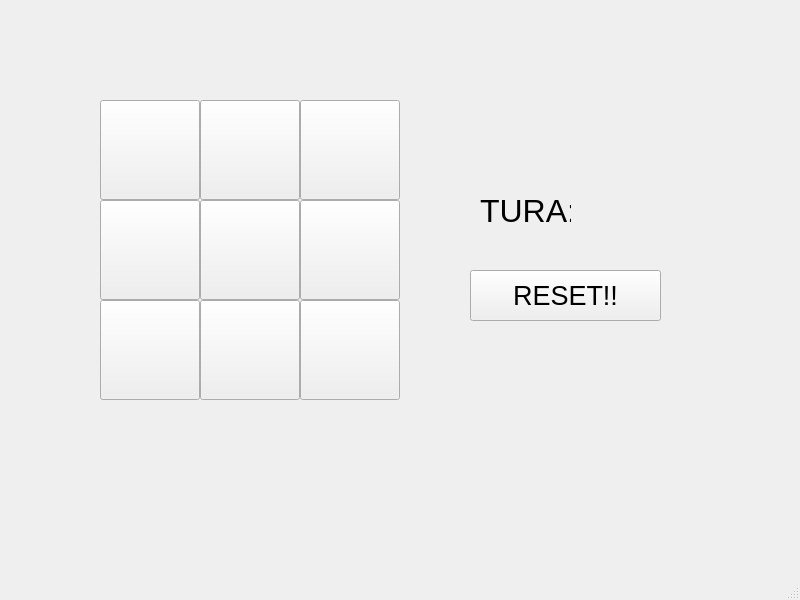
<?xml version="1.0" encoding="UTF-8"?>
<ui version="4.0">
 <class>MainWindow</class>
 <widget class="QMainWindow" name="MainWindow">
  <property name="geometry">
   <rect>
    <x>0</x>
    <y>0</y>
    <width>800</width>
    <height>600</height>
   </rect>
  </property>
  <property name="windowTitle">
   <string>MainWindow</string>
  </property>
  <widget class="QWidget" name="centralwidget">
   <widget class="QPushButton" name="p1">
    <property name="geometry">
     <rect>
      <x>100</x>
      <y>100</y>
      <width>100</width>
      <height>100</height>
     </rect>
    </property>
    <property name="text">
     <string/>
    </property>
    <property name="icon">
     <iconset resource="zasoby.qrc">
      <normaloff>:/img/nic.bmp</normaloff>:/img/nic.bmp</iconset>
    </property>
    <property name="iconSize">
     <size>
      <width>100</width>
      <height>100</height>
     </size>
    </property>
   </widget>
   <widget class="QPushButton" name="p4">
    <property name="geometry">
     <rect>
      <x>100</x>
      <y>200</y>
      <width>100</width>
      <height>100</height>
     </rect>
    </property>
    <property name="text">
     <string/>
    </property>
    <property name="icon">
     <iconset resource="zasoby.qrc">
      <normaloff>:/img/nic.bmp</normaloff>:/img/nic.bmp</iconset>
    </property>
    <property name="iconSize">
     <size>
      <width>100</width>
      <height>100</height>
     </size>
    </property>
   </widget>
   <widget class="QPushButton" name="p2">
    <property name="geometry">
     <rect>
      <x>200</x>
      <y>100</y>
      <width>100</width>
      <height>100</height>
     </rect>
    </property>
    <property name="text">
     <string/>
    </property>
    <property name="icon">
     <iconset resource="zasoby.qrc">
      <normaloff>:/img/nic.bmp</normaloff>:/img/nic.bmp</iconset>
    </property>
    <property name="iconSize">
     <size>
      <width>100</width>
      <height>100</height>
     </size>
    </property>
   </widget>
   <widget class="QPushButton" name="p3">
    <property name="geometry">
     <rect>
      <x>300</x>
      <y>100</y>
      <width>100</width>
      <height>100</height>
     </rect>
    </property>
    <property name="text">
     <string/>
    </property>
    <property name="icon">
     <iconset resource="zasoby.qrc">
      <normaloff>:/img/nic.bmp</normaloff>:/img/nic.bmp</iconset>
    </property>
    <property name="iconSize">
     <size>
      <width>100</width>
      <height>100</height>
     </size>
    </property>
   </widget>
   <widget class="QPushButton" name="p5">
    <property name="geometry">
     <rect>
      <x>200</x>
      <y>200</y>
      <width>100</width>
      <height>100</height>
     </rect>
    </property>
    <property name="text">
     <string/>
    </property>
    <property name="icon">
     <iconset resource="zasoby.qrc">
      <normaloff>:/img/nic.bmp</normaloff>:/img/nic.bmp</iconset>
    </property>
    <property name="iconSize">
     <size>
      <width>100</width>
      <height>100</height>
     </size>
    </property>
   </widget>
   <widget class="QPushButton" name="p6">
    <property name="geometry">
     <rect>
      <x>300</x>
      <y>200</y>
      <width>100</width>
      <height>100</height>
     </rect>
    </property>
    <property name="text">
     <string/>
    </property>
    <property name="icon">
     <iconset resource="zasoby.qrc">
      <normaloff>:/img/nic.bmp</normaloff>:/img/nic.bmp</iconset>
    </property>
    <property name="iconSize">
     <size>
      <width>100</width>
      <height>100</height>
     </size>
    </property>
   </widget>
   <widget class="QPushButton" name="p9">
    <property name="geometry">
     <rect>
      <x>300</x>
      <y>300</y>
      <width>100</width>
      <height>100</height>
     </rect>
    </property>
    <property name="text">
     <string/>
    </property>
    <property name="icon">
     <iconset resource="zasoby.qrc">
      <normaloff>:/img/nic.bmp</normaloff>:/img/nic.bmp</iconset>
    </property>
    <property name="iconSize">
     <size>
      <width>100</width>
      <height>100</height>
     </size>
    </property>
   </widget>
   <widget class="QPushButton" name="p8">
    <property name="geometry">
     <rect>
      <x>200</x>
      <y>300</y>
      <width>100</width>
      <height>100</height>
     </rect>
    </property>
    <property name="text">
     <string/>
    </property>
    <property name="icon">
     <iconset resource="zasoby.qrc">
      <normaloff>:/img/nic.bmp</normaloff>:/img/nic.bmp</iconset>
    </property>
    <property name="iconSize">
     <size>
      <width>100</width>
      <height>100</height>
     </size>
    </property>
   </widget>
   <widget class="QPushButton" name="p7">
    <property name="geometry">
     <rect>
      <x>100</x>
      <y>300</y>
      <width>100</width>
      <height>100</height>
     </rect>
    </property>
    <property name="text">
     <string/>
    </property>
    <property name="icon">
     <iconset resource="zasoby.qrc">
      <normaloff>:/img/nic.bmp</normaloff>:/img/nic.bmp</iconset>
    </property>
    <property name="iconSize">
     <size>
      <width>100</width>
      <height>100</height>
     </size>
    </property>
   </widget>
   <widget class="QLabel" name="label">
    <property name="geometry">
     <rect>
      <x>480</x>
      <y>190</y>
      <width>91</width>
      <height>41</height>
     </rect>
    </property>
    <property name="font">
     <font>
      <pointsize>24</pointsize>
     </font>
    </property>
    <property name="text">
     <string>TURA: </string>
    </property>
   </widget>
   <widget class="QLabel" name="turaGracza">
    <property name="geometry">
     <rect>
      <x>580</x>
      <y>190</y>
      <width>31</width>
      <height>41</height>
     </rect>
    </property>
    <property name="text">
     <string/>
    </property>
    <property name="pixmap">
     <pixmap resource="zasoby.qrc">:/img/xsmall.bmp</pixmap>
    </property>
   </widget>
   <widget class="QPushButton" name="pushButton">
    <property name="geometry">
     <rect>
      <x>470</x>
      <y>270</y>
      <width>191</width>
      <height>51</height>
     </rect>
    </property>
    <property name="font">
     <font>
      <pointsize>20</pointsize>
     </font>
    </property>
    <property name="text">
     <string>RESET!!</string>
    </property>
   </widget>
  </widget>
  <widget class="QMenuBar" name="menubar">
   <property name="geometry">
    <rect>
     <x>0</x>
     <y>0</y>
     <width>800</width>
     <height>22</height>
    </rect>
   </property>
  </widget>
  <widget class="QStatusBar" name="statusbar"/>
 </widget>
 <resources>
  <include location="zasoby.qrc"/>
 </resources>
 <connections/>
</ui>
